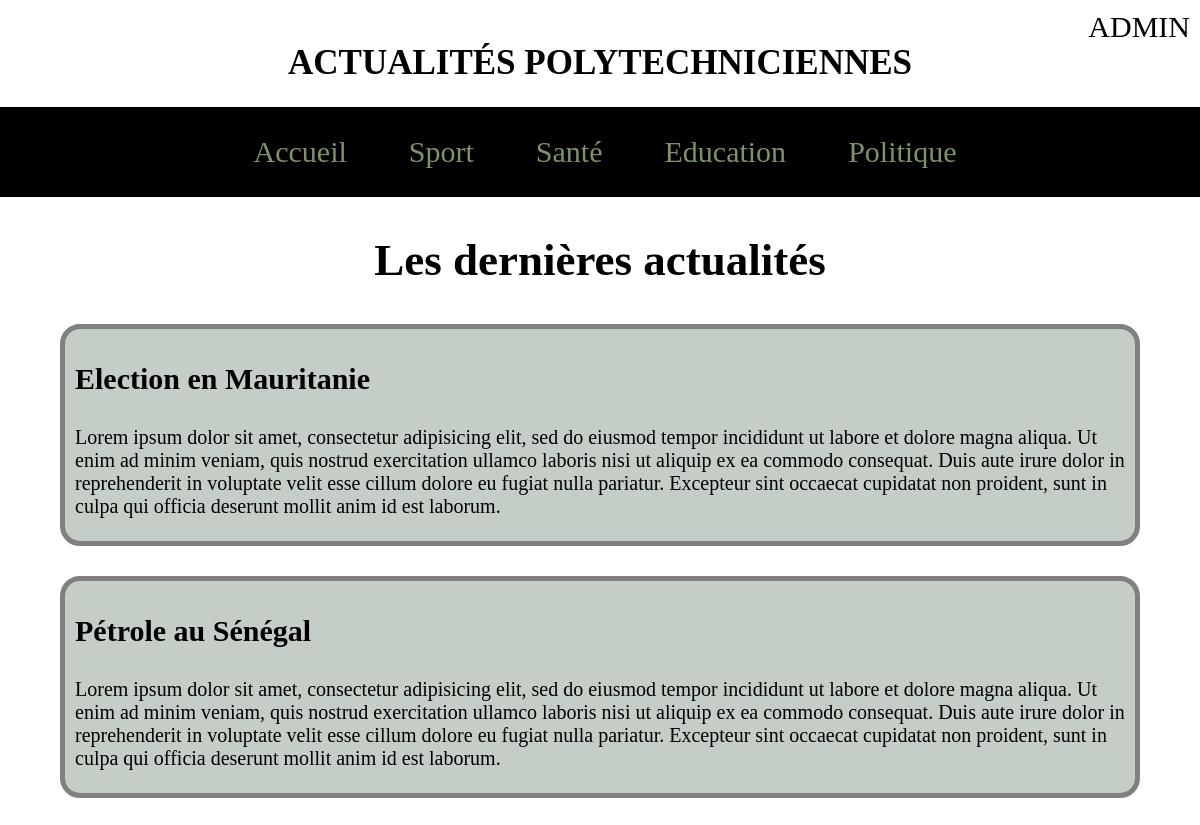
The page /index.php?action=categorie&id=4 on the database its author committed.
### tables this page shows
CREATE TABLE Categorie(
	id int primary key auto_increment,
	libelle varchar(20)
) ENGINE InnoDB DEFAULT;

CREATE TABLE Article(
	id int primary key auto_increment,
	titre varchar(255),
	contenu text,
	dateCreation datetime DEFAULT NOW(),
	dateModification datetime DEFAULT NOW(),
	categorie int
) ENGINE InnoDB DEFAULT;

### src/controllers/HomeController.php (called while the page is built, shortened)
<?php
require_once 'C:\xampp\htdocs\mglsi\archi\src\services\ArticleService.php';
require_once 'C:\xampp\htdocs\mglsi\archi\src\services\CategoryService.php';
class HomeController {
    private $articleService;
    private $categoryService;
    public function __construct() {
        $this->articleService = new ArticleService();
        $this->categoryService = new CategoryService();
    }
    public function showHomePage() {
        $isAdminLoggedIn = false;
        $data = new stdClass();
        $data->categories = $this->categoryService->getAllCategories();
        if (isset($_GET['action']) && $_GET['action'] === 'categorie' && isset($_GET['id'])) {
            $catId = $_GET['id'];
            $data->articles = $this->articleService->getArticlesByCategory($catId);
        } else if (isset($_GET['action']) && $_GET['action'] === 'article' && isset($_GET['id'])) {
            $articleId = $_GET['id'];
            $data->articles = $this->articleService->getArticleById($articleId);
        } else {
            $data->articles = $this->articleService->getAllArticles();
        }
        require 'C:\xampp\htdocs\mglsi\archi\src\views\accueil.php';
    }
}
?>

### index.php (called while the page is built)
<?php
    require_once 'C:\xampp\htdocs\mglsi\archi\src\controllers\HomeController.php';
    $controller = new HomeController();
    $controller->showHomePage();
?>

### src/dao/Database.php (called while the page is built, shortened)
<?php
class Database {
    private $host = "localhost";
    private $dbname = "mglsi_news2";
    private $username = "mglsi_user";
    private $password = "passer";
    private $connection;
    public function __construct() {
        $this->connection = new PDO("mysql:host=$this->host;dbname=$this->dbname", $this->username, $this->password);
        $this->connection->setAttribute(PDO::ATTR_ERRMODE, PDO::ERRMODE_EXCEPTION);
    }
    public function executeQuery($query, $params = []) {
        $stmt = $this->connection->prepare($query);
        $stmt->execute($params);
        return $stmt->fetchAll(PDO::FETCH_OBJ);
    }
    }
?>

### src/services/CategoryService.php (called while the page is built, shortened)
<?php
require_once 'C:\xampp\htdocs\mglsi\archi\src\models\Category.php';
class CategoryService {
    private $category;
    public function __construct() {
        $this->category = new Category();
    }
    public function getAllCategories() {
        return $this->category->getAllCategories();
    }
}
?>

### src/models/Category.php (called while the page is built, shortened)
<?php
require_once 'C:\xampp\htdocs\mglsi\archi\src\dao\CategoryDAO.php';
class Category {
    private $categoryDao;
    public function __construct() {
        $this->categoryDao = new CategoryDAO();
    }
    public function getAllCategories() {
        return $this->categoryDao->getAllCategories();
    }
}
?>

### src/dao/CategoryDAO.php (called while the page is built, shortened)
<?php
require_once 'Database.php';
class CategoryDAO {
    private $db;
    public function __construct() {
        $this->db = new Database();
    }
    public function getAllCategories() {
        $query = "SELECT * FROM categorie";
        return $this->db->executeQuery($query);
    }
}
?>

### src/services/ArticleService.php (called while the page is built, shortened)
<?php
require_once 'C:\xampp\htdocs\mglsi\archi\src\models\Article.php';
class ArticleService {
    private $article;
    public function __construct() {
        $this->article = new Article();
    }
    public function getArticlesByCategory($id) {
        return $this->article->getArticlesByCategory($id);
    }
}
?>

### src/models/Article.php (called while the page is built, shortened)
<?php
require_once 'C:\xampp\htdocs\mglsi\archi\src\dao\ArticleDAO.php';
class Article {
    private $articleDao;
    public function __construct() {
        $this->articleDao = new ArticleDAO();
    }
    public function getArticlesByCategory($id) {
        return $this->articleDao->getArticlesByCategory($id);
    }
}
?>

### src/dao/ArticleDAO.php (called while the page is built, shortened)
<?php
require_once 'Database.php';
class ArticleDAO {
    private $db;
    public function __construct() {
        $this->db = new Database();
    }
    public function getArticlesByCategory($categoryId) {
        $query = "SELECT * FROM article WHERE categorie = :category_id";
        $params = [':category_id' => $categoryId];
        return $this->db->executeQuery($query, $params);
    }
}
?>

### src/views/accueil.php (the view, shortened to what this page needs)
<!DOCTYPE html>
<html lang="en">
<head>
    <link rel="stylesheet" href="/assets/css/style.css">
    <link rel="stylesheet" href="https://cdnjs.cloudflare.com/ajax/libs/font-awesome/5.15.3/css/all.min.css">
</head>
<body>
    <h1>ACTUALITÉS POLYTECHNICIENNES</h1>
    <?php if ($isAdminLoggedIn): ?>
        <h1>Espace Administrateur</h1>
        <a href="/src/controllers/deconnexion.php" id="deconnexion">Se déconnecter</a>
    <?php else: ?>
        <a href="/src/controllers/authenticationController.php" id="admin">ADMIN</a>
    <?php endif; ?>
    <ul>
        <li><a href="index.php">Accueil</a></li>
        <?php foreach ($data->categories as $category): ?>
            <li>
                <a href="index.php?action=categorie&id=<?= $category->id ?>">
                    <?= $category->libelle ?>
                </a>
            </li>
        <?php endforeach; ?>
    </ul>
    <h2>Les dernières actualités</h2>
    <?php if (empty($data->articles)): ?>
        <p>Aucun article n'est encore disponible à ce jour pour cette catégorie.</p>
    <?php else: ?>
        <?php foreach ($data->articles as $article): ?>
            <div class="actu">
                <h3><?= $article->titre ?></h3>
                <p><?= $article->contenu ?></p>
            </div>
        <?php endforeach; ?>
    <?php endif; ?>
</body>
</html>

### assets/css/style.css (style rules this page uses)
h1 { text-align: center; color: black; font-size: 35px; padding: 20px; }
body { margin: 0; }
ul { list-style-type: none; padding: 14px; margin-top: -20px; background-color: black; color: rgb(125, 147, 104); text-align: center; }
li { display: inline-block; margin-left: 10px; padding: 14px; }
a { text-decoration: none; border: none; color: inherit; margin: 10px; margin-bottom: 0; font-size: 30px; cursor: pointer; }
h2 { text-align: center; font-family: Mapolice2; font-size: 45px; }
.actu { margin-left: 60px; margin-right: 60px; margin-bottom: 30px; padding: 3px; padding-left: 10px; border: 5px solid gray; border-radius: 20px; background-color: rgb(196, 205, 198); }
p { font-size: 20px; }
h3 { font-size: 30px; }
a#deconnexion, a#admin { position: absolute; top: 0; right: 0; }

### rows shown on the page
categorie: libelle "Sport"
categorie: libelle "Santé"
categorie: libelle "Education"
categorie: libelle "Politique"
article: titre "Election en Mauritanie", contenu "Lorem ipsum dolor sit amet, consectetur adipisicing elit, sed do eiusmod tempor incididunt ut labore et dolore magna aliqua. Ut enim ad minim veniam, quis nostrud exercitation ullamco laboris nisi ut aliquip ex ea commodo consequat. Duis aute irure dolor in reprehenderit in voluptate velit esse cillum dolore eu fugiat nulla pariatur. Excepteur sint occaecat cupidatat non proident, sunt in culpa qui officia deserunt mollit anim id est laborum."
article: titre "Pétrole au Sénégal", contenu "Lorem ipsum dolor sit amet, consectetur adipisicing elit, sed do eiusmod tempor incididunt ut labore et dolore magna aliqua. Ut enim ad minim veniam, quis nostrud exercitation ullamco laboris nisi ut aliquip ex ea commodo consequat. Duis aute irure dolor in reprehenderit in voluptate velit esse cillum dolore eu fugiat nulla pariatur. Excepteur sint occaecat cupidatat non proident, sunt in culpa qui officia deserunt mollit anim id est laborum."
